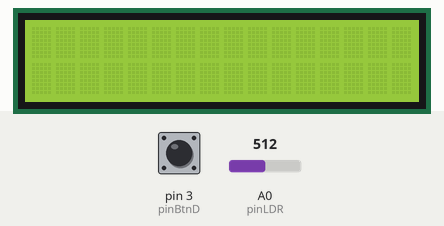
Bench run of a sketch on a simulated Arduino Uno, built with avr-gcc and run on an emulated ATmega328P. Shown: 16×2 character LCD. The test bench sets the inputs (shaded band); at power-on: pin 3 (pinBtnD) LOW, A0 (pinLDR) = 512.

Above: at 1.2 s.
1.3 s: pin 3 (pinBtnD) pulled HIGH for 0.15 s
At 1.42 s:
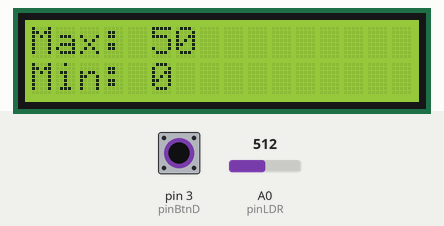
2.9 s: pin 3 (pinBtnD) pulled HIGH for 3.2 s
Timing chart, 0 to 5.9 s (numbered marks = the images above; inputs shaded):
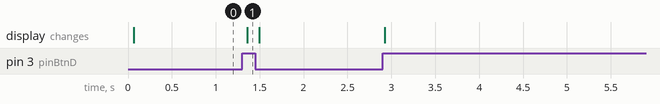

Measured:
- after the input at 1.3 s, the display: changes after 0.06 s (image 1)

The sketch:

Cau2_g.ino
```cpp
#define pinLDR A0
#define pinBtnD 3

#include <Wire.h>
#include <LiquidCrystal_I2C.h>

LiquidCrystal_I2C lcd(0x27,16,2);

void setup() {
  pinMode(pinLDR, INPUT);
  pinMode(pinBtnD, INPUT);
}

int val_max = 0;
int val_min = 0;

void loop() {
  lcd.init();
  lcd.backlight();

  int val_light = map(analogRead(pinLDR), 0, 1023, 0, 100);

  if(val_light > val_max)
    val_max = val_light;

  if(val_light < val_min)
    val_min = val_light;

  if(digitalRead(pinBtnD) == HIGH){
    lcd.setCursor(0,0);
    lcd.print("Max: ");
    lcd.print(val_max);

    lcd.setCursor(0,1);
    lcd.print("Min: ");
    lcd.print(val_min);
  }
}
```
